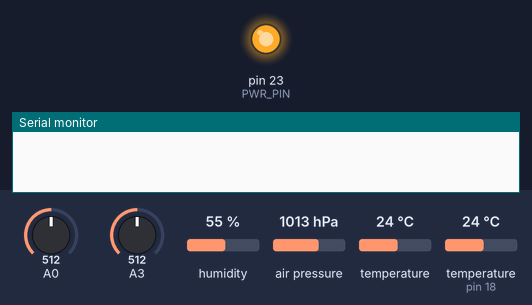
This sketch was run on a simulated Arduino Mega 2560, built with avr-gcc and run on an emulated ATmega2560. Shown: output pins drawn as LEDs (lit = HIGH), the last lines printed to the serial monitor. The inputs (shaded band) are chosen by the test bench; at power-on: A0 = 512, A3 = 512, humidity 55 %, air pressure 1013 hPa, temperature 24 °C, temperature (sensor on pin 18) 24 °C. Sleep ends after the set time or at an interrupt; the local clock reads 2024-03-15 10:24:30 at power-on unless the sketch sets it; no radio packets arrive unless stated.

Above: at 2.5 s.
At 32.8 s:
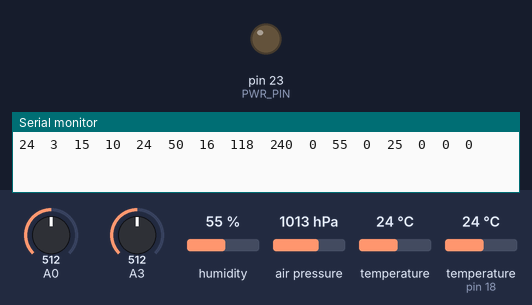
Timing chart, 0 to 80.7 s (numbered marks = the images above):
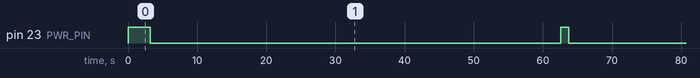

Measured:
- by itself, pin 23 (PWR_PIN): alternates HIGH for 1.1 s and LOW for 59.4 s

The sketch:

ilmajaam.ino
```cpp
// Date and time functions using a DS1307 RTC connected via I2C and Wire lib

#include <avr/wdt.h>
#include <avr/sleep.h>
#include <avr/power.h>
#include <SPI.h>
#include <Wire.h>
#include "nRF24L01.h"
#include "RF24.h"
//#include "printf.h"
#include "RTClib.h"
//#include <HMC5883L_Simple.h>
#include <dht.h>
#include <SFE_BMP180.h>

#define DHT22_PIN 18
#define PWR_PIN 23
#define ALTITUDE 42.0

RTC_DS1307 rtc;
//HMC5883L_Simple Compass;
dht DHT;
SFE_BMP180 pressure;
RF24 radio(3,4);

volatile unsigned int counter = 0;
//volatile unsigned int eeprom_adr = 0;
volatile byte flag = 1;

byte addresses[][6] = {"1Node","2Node"};
byte payload[16];                                // nRF sisu


void setup () {
  // WDT asjad
  MCUSR = 0; 			//reset the status register of the MCU
  wdt_disable(); 		//disable the watchdog
  pinMode(PWR_PIN, OUTPUT); 	//pin OUTPUT
  digitalWrite(PWR_PIN, 1); 	//toide sisse
  setWdt(); 			//set up the watchdog
				//set up the sleep
  set_sleep_mode(SLEEP_MODE_PWR_DOWN); //sleep mode - POWER DOWN
  // muu setup
  hw_setup();
  Serial.begin(57600);
}

void loop () {
   power_all_disable();
   sleep_mode(); 			//CPU in sleep-this corresponds to sleep_enable+sleep_cpu+sleep_disable
   power_all_enable();
   if (flag) {
      wdt_disable();
      counter = 0;
      flag = 0;
      // start
      digitalWrite(PWR_PIN, 1);         // toide sisse
      delay(700);                      	// anna aega asjadel käima minna
      radio_setup();
      DateTime now = rtc.now();
      payload[0] = now.year()-2000;	// aasta - 2000
      payload[1] = now.month();
      payload[2] = now.day();
      payload[3] = now.hour();
      payload[4] = now.minute();
      payload[5] = readVcc();
      payload[6] = readSolar();
      payload[7] = loe_bmp();
      loe_dht(payload);                // 8,9,10
      payload[11] = 0; //Compass.GetHeadingDegrees()/2.0;
      payload[12] = readRTCbat();

      radio.stopListening();
      radio.writeFast(&payload,16);   //Write to the FIFO buffers

      if(!radio.txStandBy() && payload[4]==0 ){
          // st ei saanud andmeid saadetud ja on taistund
          Serial.println("Ei saadetud\n");
      }
      //stop
      // debug
      for (int i=0; i<16; i++) {
        Serial.print(payload[i], DEC);
        Serial.print('\t');
      }
      Serial.println();

      delay(300);                      // lase serialil lõpetada

      digitalWrite(PWR_PIN, 0);		// toide välja
      setWdt(); //re-set the watchdog
   }

}

void hw_setup() {
  //printf_begin();
  delay(1000);
  setup_rtc();
  pressure.begin();
  //dht.setup(DHT22_PIN);
  delay(1000);
}

void radio_setup() {
  // Setup and configure rf radio
  radio.begin();                          // Start up the radio
  radio.setAutoAck(1);                    // Ensure autoACK is enabled
  radio.setRetries(15,15);                // Max delay between retries & number of retries
  radio.openWritingPipe(addresses[0]);
  radio.openReadingPipe(1,addresses[1]);

  radio.stopListening();                 // Start listening
  //radio.printDetails();                   // Dump the configuration of the rf unit for debugging
  radio.powerUp();
  delay(100);
}

long readVcc() {
  long result;
  // Read 1.1V reference against AVcc
  ADMUX = _BV(REFS0) | _BV(MUX3) | _BV(MUX2) | _BV(MUX1);
  delay(2); // Wait for Vref to settle
  ADCSRA |= _BV(ADSC); // Convert
  while (bit_is_set(ADCSRA,ADSC));
  result = ADCL;
  result |= ADCH<<8;
  result = 1126400L / result + 50;         // Back-calculate AVcc in mV
  return result/100.0;                     // vastus 32 tähendab, et pinge on 3.2
}

/*void setup_compass() {
  Compass.SetSamplingMode(COMPASS_SINGLE);
  Compass.SetScale(COMPASS_SCALE_810); // min tundlikus
  Compass.SetOrientation(COMPASS_HORIZONTAL_X_NORTH);
}*/

void setup_rtc() {
  rtc.begin();
  //rtc.adjust(DateTime(__DATE__, __TIME__));
  if (! rtc.isrunning()) {
    Serial.println("RTC is NOT running!");
  }
}

void loe_dht(byte *pdata) {
    int ttt;
    int chk = DHT.read22(DHT22_PIN);
    if (chk == DHTLIB_OK) {
        //Serial.println("OK");
        ttt = DHT.temperature*10.0;
        pdata[8] =  ttt;
        pdata[9] =  ttt >> 8;
	pdata[10] = (byte) DHT.humidity;
    } else {
	pdata[8] = 0;
	pdata[9] = 0;
	pdata[10] = 0;
    }
}

byte loe_bmp() {
  char status;
  double T,P,p0=0.0;

  status = pressure.startTemperature();
  if (status != 0) {
    // Wait for the measurement to complete:
    delay(status);
    status = pressure.getTemperature(T);
    if (status != 0) {
      status = pressure.startPressure(3);
      if (status != 0) {
        // Wait for the measurement to complete:
        delay(status);
        status = pressure.getPressure(P,T);
        if (status != 0) {
          p0 = pressure.sealevel(P,ALTITUDE);
	}
      }
    }
  }
  if (p0>0) return (byte) p0-900.0;
  else return 0;
}

int readSolar() {
  int ana =  analogRead(A0);
  return 33.0 * ana / 1023.0;
}

int readRTCbat() {
  int ana =  analogRead(A3);
  return 50.0 * ana / 1023.0; //random(255);
}

int loe_malust() {

  /* loe mälust, alates algusest
  loe 16 baiti,
      kui esimene bait ei ole 0, siis saada raadiosse ja kirjuta 1 bait nulliks ja eeprom_adr+16
      kui esimene bait on 0, siis tagasta aadress
  */
  return 0;
}

void kirjuta_mallu() {
  //kirjuta payload eeprom_adr alates mällu ja eeprom_adr+16
}

void setWdt() {
   SREG &= ~(1<<SREG_I); //disable global interrupts
   //prepare the watchdog's register
   WDTCSR |= ((1<<WDCE) | (1<<WDE));
   //set the "Interrupt Mode" with a timeout of 1 sec
   WDTCSR = ((1<<WDIE)| (1<<WDP2) | (1<<WDP1));
   SREG |= (1<<SREG_I); //re-enable global interrupts
}

ISR(WDT_vect) {
   if (++counter >= 58) { //set here the # of seconds for the timeout
      flag = 1;
   }
}
```
